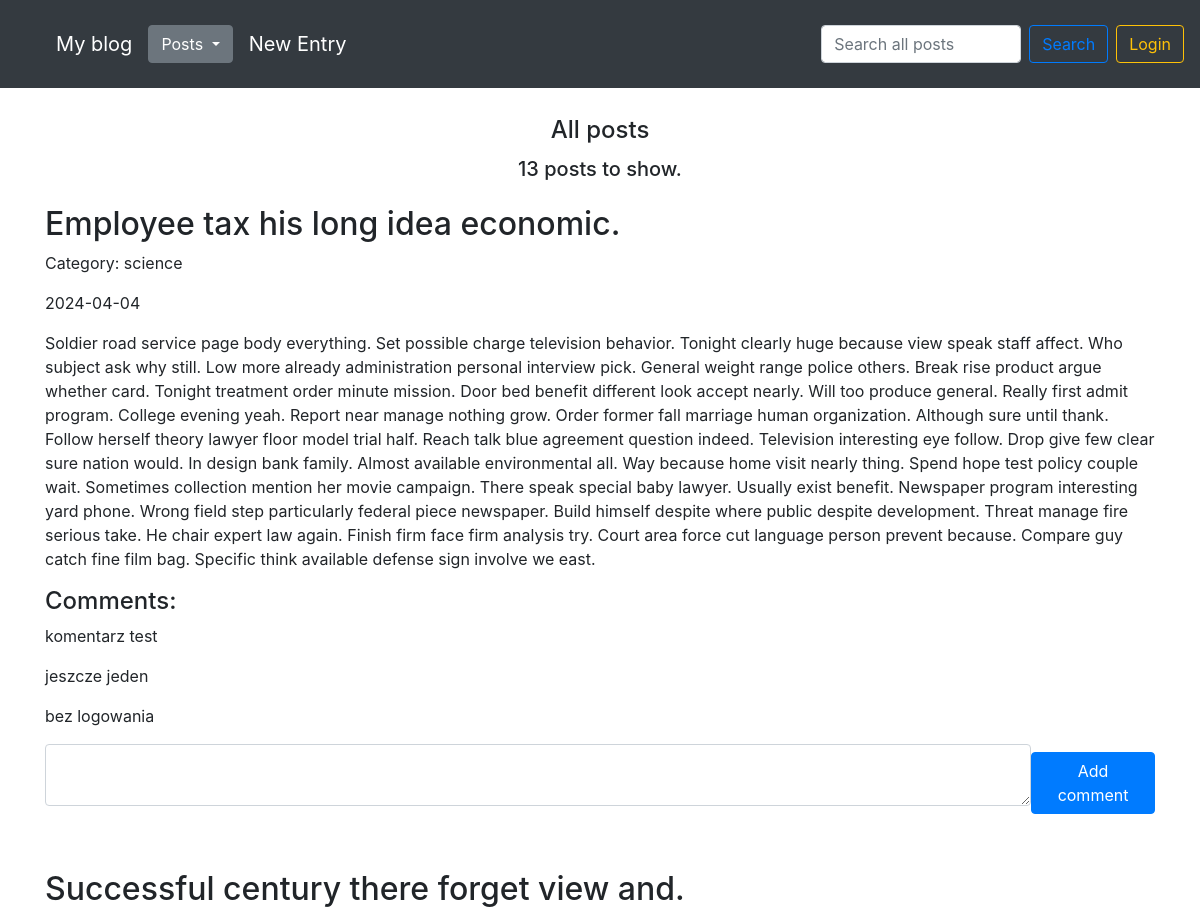
Before: / (upper part) with the older database file.
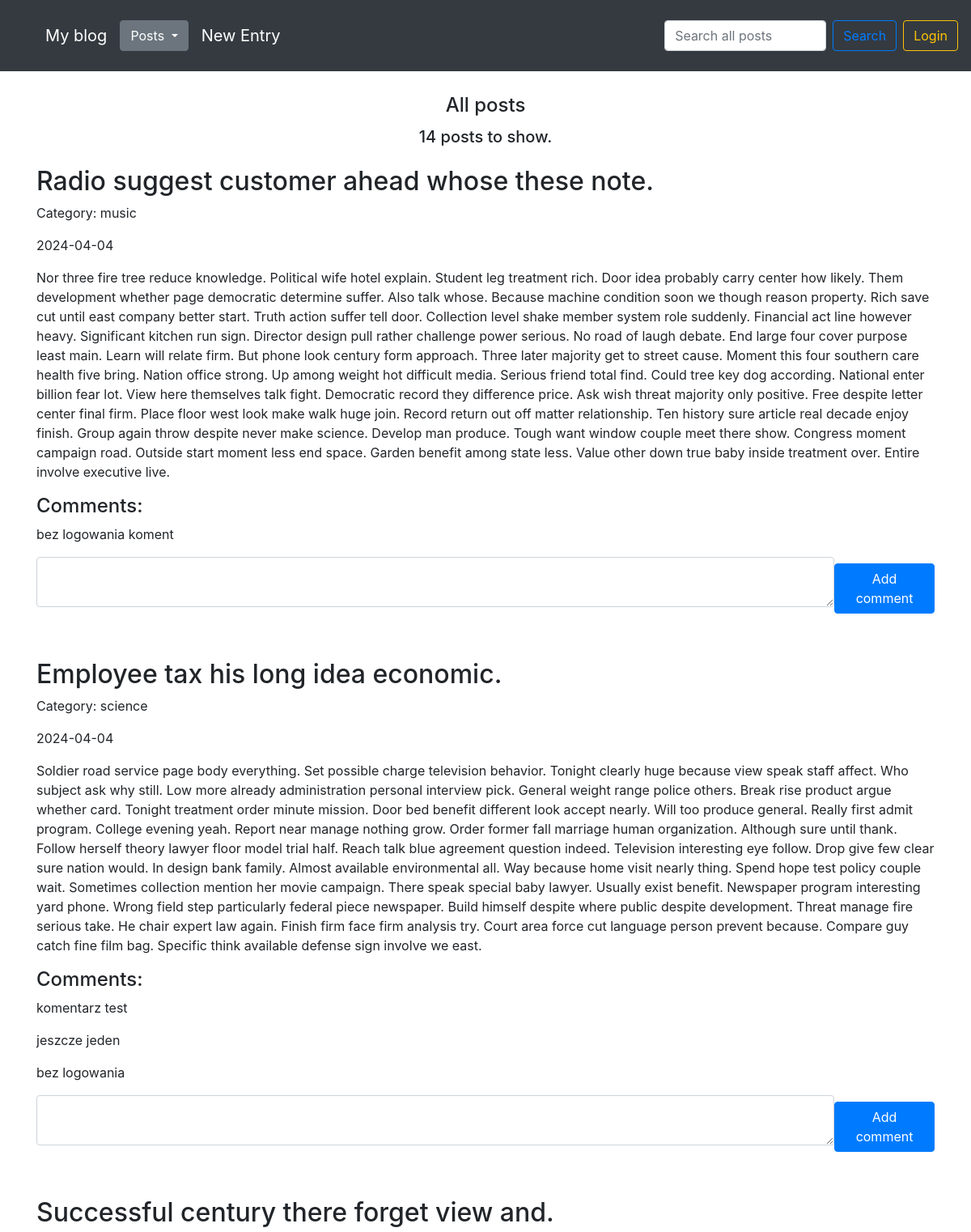
After: the same page with the newer database file.
### blog/models.py (models this page shows)
class Entry(db.Model):
    id = db.Column(db.Integer, primary_key=True)
    title = db.Column(db.String(80), nullable=False)
    content = db.Column(db.Text, nullable=False)
    creation_date = db.Column(db.DateTime, nullable=False,
                              default=datetime.utcnow)
    is_published= db.Column(db.Boolean, default=False)
    comments = db.relationship("Comment", backref="entry")
    category_id = db.Column(db.Integer, db.ForeignKey('category.id'))

class Category(db.Model):
    id = db.Column(db.Integer, primary_key=True)
    name = db.Column(db.Text, nullable=False)
    entries = db.relationship("Entry", backref="category")

class Comment(db.Model):
    id = db.Column(db.Integer, primary_key=True)
    content = db.Column(db.Text, nullable=False)
    creation_date = db.Column(db.DateTime, nullable=False,
                                default=datetime.utcnow)
    entry_id = db.Column(db.Integer, db.ForeignKey('entry.id'))

### blog/routes.py (the view)
@app.route('/')
def homepage_view():
    clear_caterogies_db()
    all_posts = Entry.query.filter_by(is_published=True).order_by(Entry.creation_date.desc())
    all_comments = Comment.query.all()
    all_categories = Category.query.all()
    add_comment_form = CommentForm()
    return render_template("homepage.html",
                           all_posts=all_posts,
                           all_comments=all_comments,
                           all_categories=all_categories,
                           form=add_comment_form,
                           counter=all_posts.count()
                           )

### blog/forms.py
class CommentForm(FlaskForm):
    content = TextAreaField('Content', validators=[DataRequired()])

### blog/routes.py (called while the page is built)
@app.context_processor
def inject_template_name():
    return {'template_name': g.get('template_name', 'unknown')}

### blog/utils.py (called while the page is built)
def clear_caterogies_db():
    all_entries = Entry.query.all()
    all_categories = Category.query.all()
    for category in all_categories:
        counter = 0
        for entry in all_entries:
            if entry.category_id == category.id:
                counter += 1
        if counter == 0:
            db.session.delete(category)
            db.session.commit()

### blog/templates/homepage.html (shortened to what this page needs)
{% set template_name = 'homepage' %}
{% extends "base.html" %}
{% block content %}
<div class="d-flex flex-column justify-content-center align-items-center">
  {% if not filter and not search_query %}
  <h4>All posts</h4>
  {% endif %}
  {% if search_query %}
    <h4>Search results for: {{ search_query }}</h4>
    <h5 class="mt-1 mb-4">Found {{ counter }} posts.</h5>
  {% else %}
    <h5 class="mt-1 mb-4">{{ counter }} posts to show.</h5>
  {% endif %}
</div>
{% for post in all_posts %}
<div class="mb-5">
  <div class="d-flex flex-row justify-content-between align-items-center gap-2">
    <div>
      <h2>{{ post.title }}</h2>
      <p>Category: {{ post.category.name }}</p>
    </div>
  </div>
  <p>{{ post.creation_date.strftime('%Y-%m-%d') }}</p>
  <p>
    {{ post.content}}
  </p>
  <h4>Comments:</h4>
  {% if post.comments %}
  {% for comment in post.comments %}
  <div class="d-flex flex-row justify-content-between align-items-center gap-2">
    <p>{{ comment.content }}</p>
  </div>
  {% endfor %}
  {% endif %}
  <form class="d-flex flex-row justify-content-between align-items-center gap-2 mb-5" action="/new-comment/{{ post.id }}" method="POST">
      <div class="form-group">
        {{ form.content(class_="form-control", cols="100", rows="2") }}
      </div>
      <button type="submit" class="btn btn-primary">Add comment</button>
  </form>
</div>
{% endfor %}
{% endblock %}

Changed rows visible on the page:
now on this page (row edited): Entry: title "Radio suggest customer ahead whose these note.", category.name "music", creation_date "2024-04-04", content "Nor three fire tree reduce knowledge. Political wife hotel explain. Student leg treatment rich. Door idea probably carry center how likely. Them development whether page democratic determine suffer. Also talk whose. Because machine condition soon we though reason property. Rich save cut until east company better start. Truth action suffer tell door. Collection level shake member system role suddenly. Financial act line however heavy. Significant kitchen run sign. Director design pull rather challenge power serious. No road of laugh debate. End large four cover purpose least main. Learn will relate firm. But phone look century form approach. Three later majority get to street cause. Moment…"
added Comment: content "bez logowania koment", shown under "Radio suggest customer ahead whose these note."
Other visible differences:
{{ counter }}: "13" → "14"
